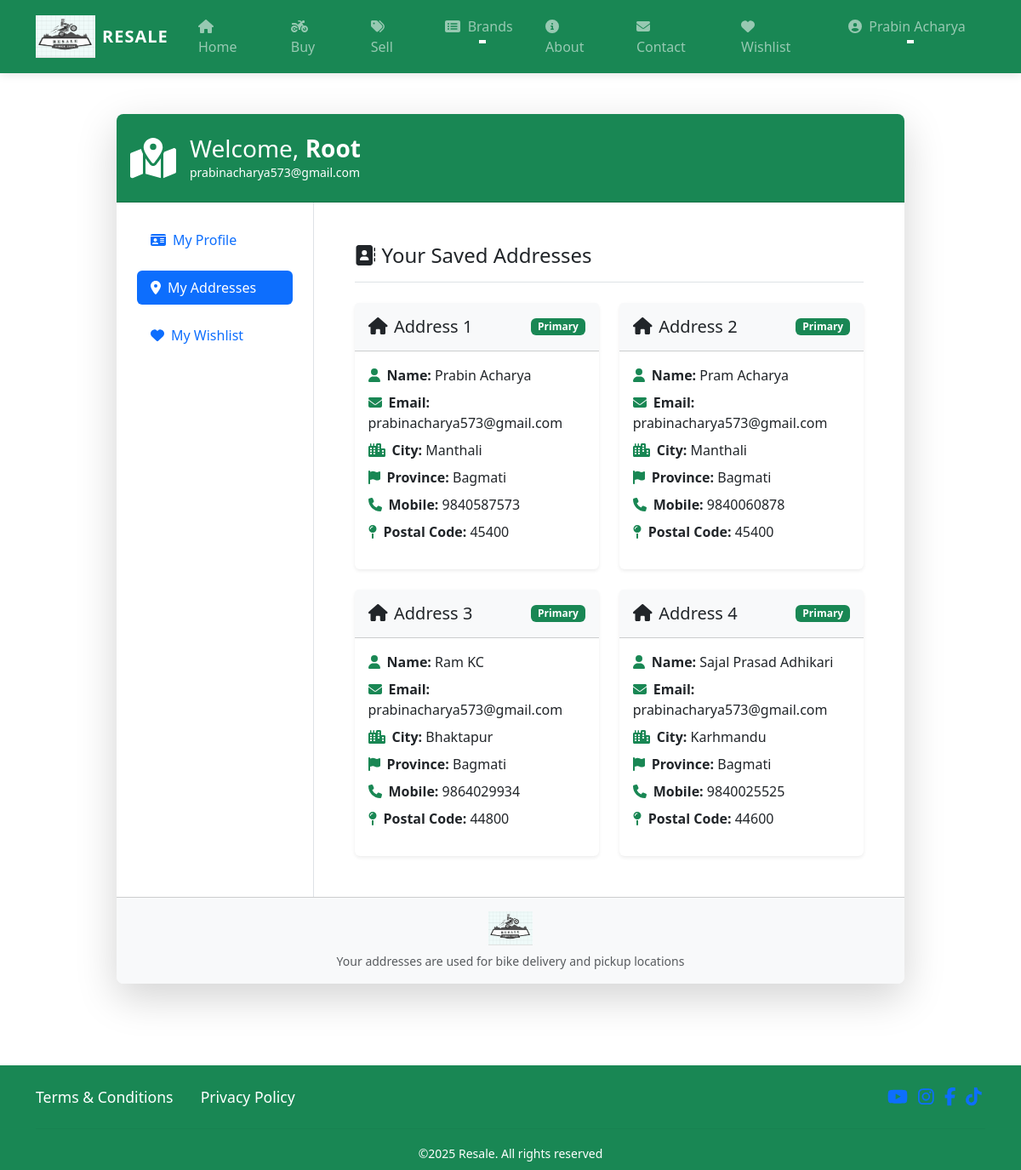
/address/ (signed in), run on an earlier commit of the app's database.
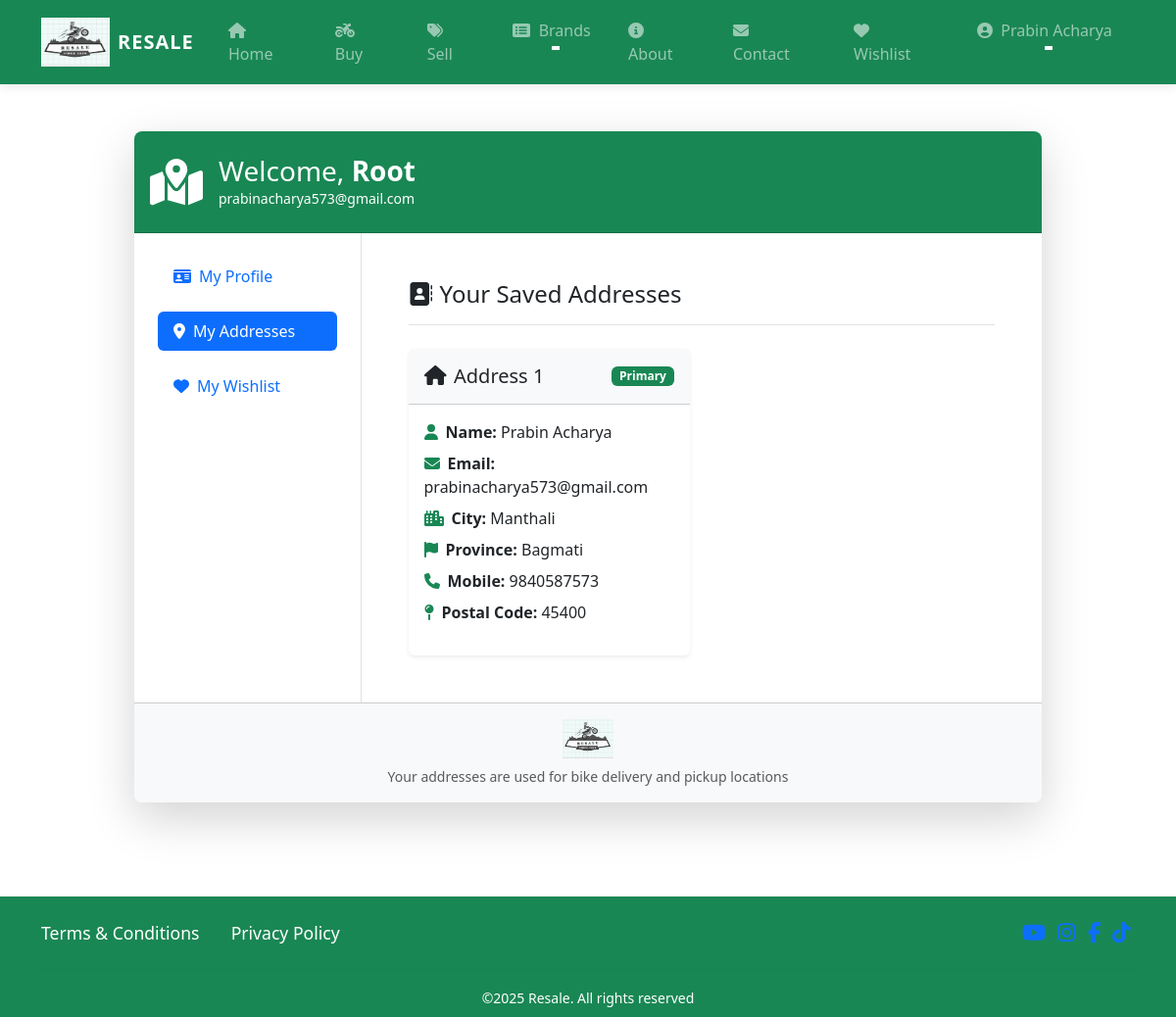
And on a later commit of the database.
### proj/models.py (models this page shows, shortened)
class Customer(models.Model):
    user = models.ForeignKey(
        User,
        on_delete=models.CASCADE,
        related_name='customers'  # Added for better querying
    )
    name = models.CharField(
        max_length=200,
        verbose_name='Full Name'
    )
    city = models.CharField(
        max_length=50,
        verbose_name='City'
    )
    state = models.CharField(
        choices=STATE_CHOICES,
        max_length=100,
        verbose_name='Province'
    )
    mobile = models.CharField(  # Changed to CharField
        max_length=10,
        validators=[MinLengthValidator(10)],  # For 10-digit numbers
        verbose_name='Mobile Number'
    )
    zipcode = models.CharField(  # Changed to CharField
        max_length=10,
        verbose_name='Postal Code'
    )
    class Meta:
        verbose_name = 'Customer'
        verbose_name_plural = 'Customers'
        ordering = ['name']

### proj/views.py (the view)
# urls.py: path('address/',views.address,name='address'),
@login_required
def address(request):
    add = Customer.objects.filter(user=request.user)
    email = request.user.email  # Get the user's email
    return render(request, 'proj/address.html', {'add': add, 'email': email})

### proj/templates/proj/address.html (shortened to what the changed rows need)
{% extends 'proj/base.html' %}
{% load static %}
{% block main-content %}
<div class="container py-5">
    <div class="row justify-content-center">
        <div class="col-lg-10">
            <div class="card border-0 shadow-lg rounded-3 overflow-hidden">
                <div class="card-header bg-success text-white py-4">
                    <div class="d-flex align-items-center">
                        <div>
                            <h3 class="mb-0">Welcome, <span class="text-capitalize fw-bold">{{request.user}}</span></h3>
                            <p class="mb-0 small">{{ request.user.email }}</p>
                        </div>
                    </div>
                </div>
                <div class="card-body p-0">
                    <div class="row g-0">
                        <div class="col-md-9">
                            <div class="p-4 p-md-5">
                                <div class="row g-4">
                                    {% for ad in add %}
                                    <div class="col-lg-6">
                                        <div class="card h-100 border-0 shadow-sm hover-card">
                                            <div class="card-header bg-light py-3">
                                                <div class="d-flex justify-content-between align-items-center">
                                                    <h5 class="mb-0"><i class="fas fa-home me-2"></i>Address {{forloop.counter}}</h5>
                                                    <span class="badge bg-success">Primary</span>
                                                </div>
                                            </div>
                                            <div class="card-body">
                                                <ul class="list-unstyled">
                                                    <li class="mb-2"><i class="fas fa-user text-success me-2"></i><strong>Name:</strong> {{ad.name}}</li>
                                                    <li class="mb-2"><i class="fas fa-envelope text-success me-2"></i><strong>Email:</strong> {{request.user.email}}</li>
                                                    <li class="mb-2"><i class="fas fa-city text-success me-2"></i><strong>City:</strong> {{ad.city}}</li>
                                                    <li class="mb-2"><i class="fas fa-flag text-success me-2"></i><strong>Province:</strong> {{ad.state}}</li>
                                                    <li class="mb-2"><i class="fas fa-phone text-success me-2"></i><strong>Mobile:</strong> {{ad.mobile}}</li>
                                                    <li class="mb-2"><i class="fas fa-map-pin text-success me-2"></i><strong>Postal Code:</strong> {{ad.zipcode}}</li>
                                                </ul>
                                            </div>
                                        </div>
                                    </div>
                                    {% endfor %}
                                </div>
                            </div>
                        </div>
                    </div>
                </div>
            </div>
        </div>
    </div>
</div>
{% endblock main-content %}

### proj/templates/proj/base.html (shortened to what the changed rows need)
<!DOCTYPE html>
{% load static %}
<html lang="en">
<head>
    <link href="https://cdn.jsdelivr.net/npm/bootstrap@5.3.5/dist/css/bootstrap.min.css" rel="stylesheet">
    <link rel="stylesheet" href="{% static 'proj/css/owl.carousel.min.css'%}"/>
    <link rel="stylesheet" href="{% static 'proj/css/all.min.css'%}"/>
    <link rel="stylesheet" href="{% static 'proj/css/style.css'%}"/>
</head>
<body>
  <nav class="navbar navbar-expand-lg navbar-dark bg-success shadow-sm sticky-top">
    <div class="container">
      <div class="collapse navbar-collapse" id="navbarSupportedContent">
        <ul class="navbar-nav ms-auto mb-2 mb-lg-0">
          {% if request.user.is_authenticated %}
          <li class="nav-item dropdown mx-1">
            <a class="nav-link dropdown-toggle nav-item-hover px-3" href="#" id="profileDropdown" role="button" data-bs-toggle="dropdown"
            aria-expanded="false">
              <i class="fas fa-user-circle me-1"></i>
              <span class="text-capitalize">{% if request.user.customers.first.name %}{{ request.user.customers.first.name }}{% else %}{{ request.user.username }}{% endif %}</span>
            </a>
          </li>
          {% endif %}
      </ul>
    </div>
  </nav>
  {% block main-content %}{% endblock main-content %}
</body>
</html>

What changed in the data, as far as the page shows it:
removed Customer: name "Pram Acharya", {{ request.user.email }} "prabinacharya573@gmail.com", city "Manthali", state "Bagmati", mobile "9840060878", zipcode "45400"
removed Customer: name "Ram KC", {{ request.user.email }} "prabinacharya573@gmail.com", city "Bhaktapur", state "Bagmati", mobile "9864029934", zipcode "44800"
removed Customer: name "Sajal Prasad Adhikari", {{ request.user.email }} "prabinacharya573@gmail.com", city "Karhmandu", state "Bagmati", mobile "9840025525", zipcode "44600"
